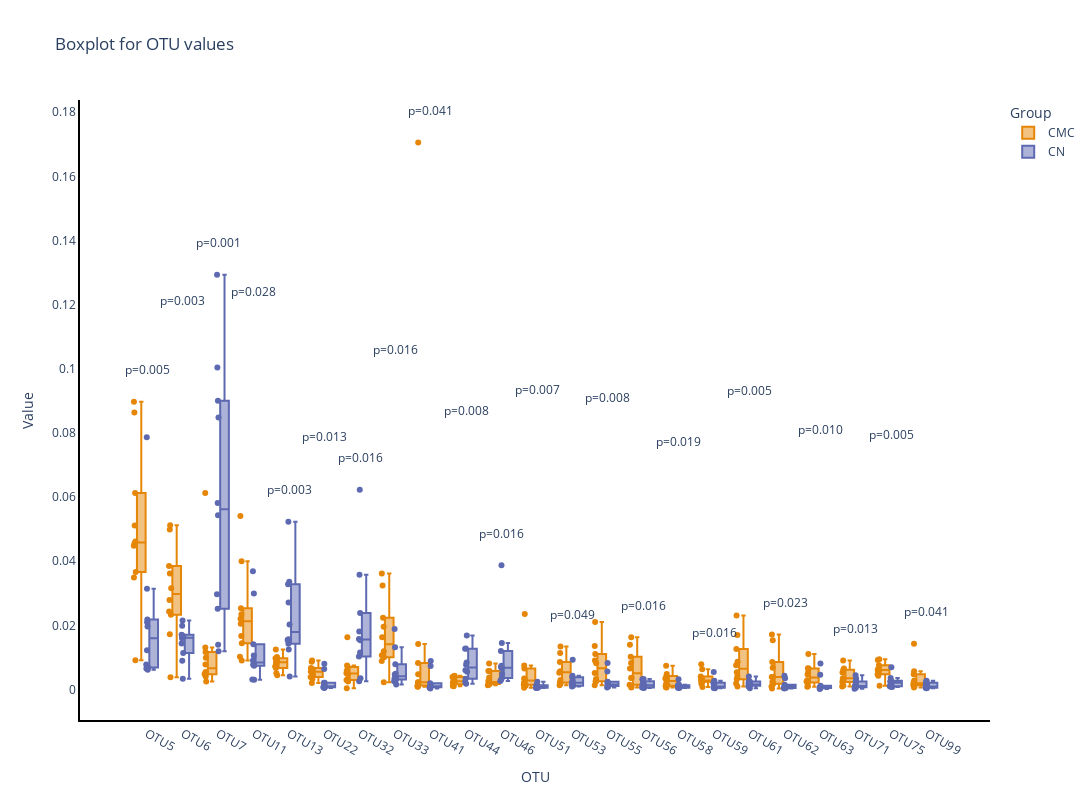
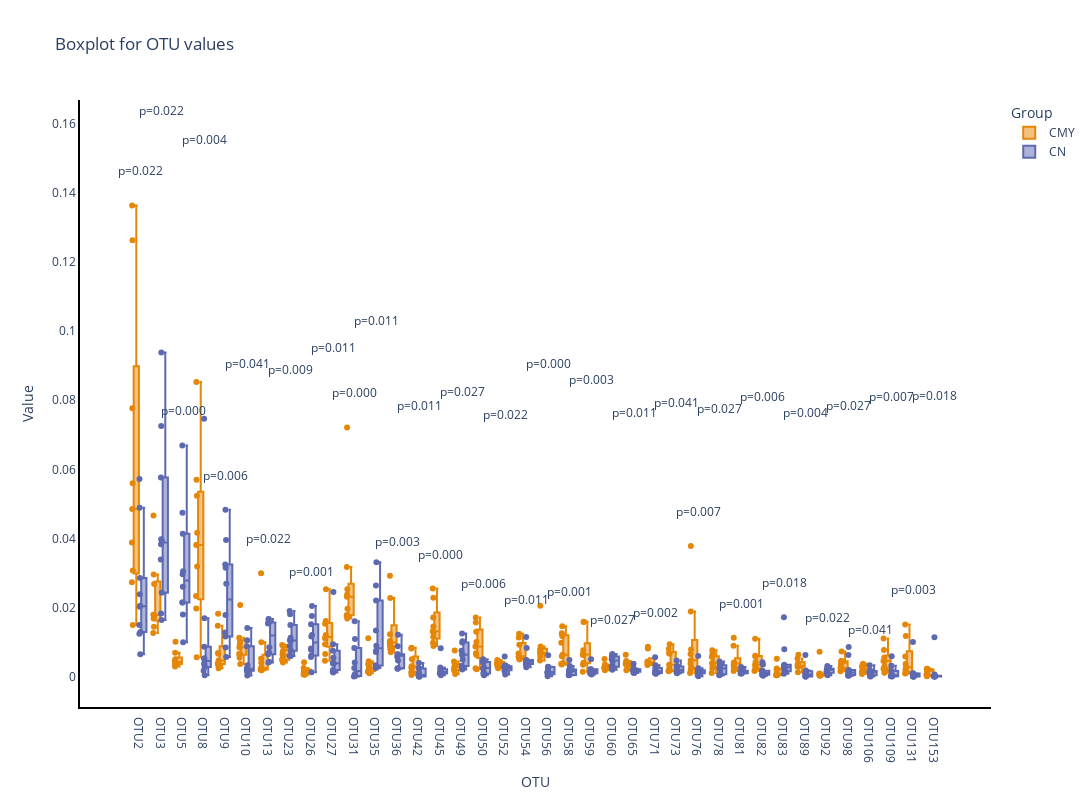

The code cell stored with these charts, in order, in its notebook:
### Code cell
import plotly.express as px
import numpy as np
import pandas as pd

def plotly_boxplot(df_dropped, df_transposed):
    # Преобразуем данные в длинный формат с помощью функции melt в pandas
    data_melt = df_dropped.melt(id_vars='Group', var_name='OTU', value_name='Value')

    # Получаем значения p-value
    p_values = df_transposed.loc['Kruskal_pvalue'].to_dict()
    print(df_dropped.shape[1])
    # Находим максимальное значение y для каждого OTU
    y_max_values = data_melt.groupby('OTU')['Value'].max()
    # Создаем словарь для аннотаций
    annotations = []
    for i, otu in enumerate(data_melt['OTU'].unique()):
        p_value = p_values.get(otu, np.nan)  # получаем p-value для каждого OTU
        if i%2 == 0:
            y_max = y_max_values[otu]+0.01
            annotations.append(dict(x=otu, y=y_max, text=f'p={p_value:.3f}', showarrow=False))
        else:
            y_max = y_max_values[otu]+0.07
            annotations.append(dict(x=otu, y=y_max, text=f'p={p_value:.3f}', showarrow=False))

    # Создаем boxplot
    fig = px.box(data_melt, x="OTU", y="Value", color="Group", points="all", 
                title='Boxplot for OTU values', 
                color_discrete_sequence=px.colors.qualitative.Vivid)  # здесь можно поменять цвета
    
    width = 1500 if df_dropped.shape[1] < 25 else 1800
    
    fig.update_layout(
        annotations=annotations,  # Добавляем аннотации
        showlegend=True,
        plot_bgcolor='rgba(0,0,0,0)',  # задаем прозрачный фон
        width=width,  # задаем ширину графика
        height=800,  # задаем высоту графика
    )

    # Убираем сетку и задаем границы
    fig.update_xaxes(showgrid=False, zeroline=False, showline=True, linewidth=2, linecolor='black')
    fig.update_yaxes(showgrid=False, zeroline=False, showline=True, linewidth=2, linecolor='black')
    # Сохраняем график в статическом PNG формате
    # import plotly.io as pio
    # pio.kaleido.scope.executable = '/home/esp/python csv/Samat/rats27.07/vrats27.07/lib/python3.11/site-packages/kaleido/executable/bin/kaleido'
    # fig.write_image("figures/realtive_ab/boxplot.png")


    # Сохраняем график в интерактивном HTML формате
    fig.write_html(f"figures/realtive_ab/plotly_boxplot_{'CMC' if df_dropped.shape[1] < 25 else 'CMY'}.html")
    fig.show()

plotly_boxplot(merged_deleted_cmc_rel_dropped, less_zero_five_transposed_cmc)
plotly_boxplot(merged_deleted_cmy_rel_dropped, less_zero_five_transposed_cmy)

### Figure 1 — Plotly figure (JSON) as saved in the notebook; plotly's stock layout.template omitted (floating-point values rounded to 4 significant figures; data arrays with more than 128 entries replaced by an {"elided": "..."} marker saying what was removed)
{"data": [{"alignmentgroup": "True", "boxpoints": "all", "hovertemplate": "Group=CMC<br>OTU=%{x}<br>Value=%{y}<extra></extra>", "legendgroup": "CMC", "marker": {"color": "rgb(229, 134, 6)"}, "name": "CMC", "notched": false, "offsetgroup": "CMC", "orientation": "v", "showlegend": true, "type": "box", "x": {"elided": "230 str values"}, "x0": " ", "xaxis": "x", "y": {"elided": "230 float values"}, "y0": " ", "yaxis": "y"}, {"alignmentgroup": "True", "boxpoints": "all", "hovertemplate": "Group=CN<br>OTU=%{x}<br>Value=%{y}<extra></extra>", "legendgroup": "CN", "marker": {"color": "rgb(93, 105, 177)"}, "name": "CN", "notched": false, "offsetgroup": "CN", "orientation": "v", "showlegend": true, "type": "box", "x": {"elided": "230 str values"}, "x0": " ", "xaxis": "x", "y": {"elided": "230 float values"}, "y0": " ", "yaxis": "y"}], "layout": {"annotations": [{"showarrow": false, "text": "p=0.005", "x": "OTU5", "y": 0.09974}, {"showarrow": false, "text": "p=0.003", "x": "OTU6", "y": 0.1213}, {"showarrow": false, "text": "p=0.001", "x": "OTU7", "y": 0.1393}, {"showarrow": false, "text": "p=0.028", "x": "OTU11", "y": 0.1242}, {"showarrow": false, "text": "p=0.003", "x": "OTU13", "y": 0.0623}, {"showarrow": false, "text": "p=0.013", "x": "OTU22", "y": 0.07904}, {"showarrow": false, "text": "p=0.016", "x": "OTU32", "y": 0.07229}, {"showarrow": false, "text": "p=0.016", "x": "OTU33", "y": 0.1062}, {"showarrow": false, "text": "p=0.041", "x": "OTU41", "y": 0.1806}, {"showarrow": false, "text": "p=0.008", "x": "OTU44", "y": 0.08687}, {"showarrow": false, "text": "p=0.016", "x": "OTU46", "y": 0.04879}, {"showarrow": false, "text": "p=0.007", "x": "OTU51", "y": 0.0936}, {"showarrow": false, "text": "p=0.049", "x": "OTU53", "y": 0.02347}, {"showarrow": false, "text": "p=0.008", "x": "OTU55", "y": 0.09106}, {"showarrow": false, "text": "p=0.016", "x": "OTU56", "y": 0.02634}, {"showarrow": false, "text": "p=0.019", "x": "OTU58", "y": 0.07743}, {"showarrow": false, "text": "p=0.016", "x": "OTU59", "y": 0.01793}, {"showarrow": false, "text": "p=0.005", "x": "OTU61", "y": 0.0931}, {"showarrow": false, "text": "p=0.023", "x": "OTU62", "y": 0.02718}, {"showarrow": false, "text": "p=0.010", "x": "OTU63", "y": 0.08111}, {"showarrow": false, "text": "p=0.013", "x": "OTU71", "y": 0.01907}, {"showarrow": false, "text": "p=0.005", "x": "OTU75", "y": 0.07949}, {"showarrow": false, "text": "p=0.041", "x": "OTU99", "y": 0.02429}], "boxmode": "group", "height": 800, "legend": {"title": {"text": "Group"}, "tracegroupgap": 0}, "plot_bgcolor": "rgba(0,0,0,0)", "showlegend": true, "title": {"text": "Boxplot for OTU values"}, "width": 1500, "xaxis": {"anchor": "y", "domain": [0, 1], "linecolor": "black", "linewidth": 2, "showgrid": false, "showline": true, "title": {"text": "OTU"}, "zeroline": false}, "yaxis": {"anchor": "x", "domain": [0, 1], "linecolor": "black", "linewidth": 2, "showgrid": false, "showline": true, "title": {"text": "Value"}, "zeroline": false}}}

### Figure 2 — Plotly figure (JSON) as saved in the notebook; plotly's stock layout.template omitted (floating-point values rounded to 4 significant figures; data arrays with more than 128 entries replaced by an {"elided": "..."} marker saying what was removed)
{"data": [{"alignmentgroup": "True", "boxpoints": "all", "hovertemplate": "Group=CMY<br>OTU=%{x}<br>Value=%{y}<extra></extra>", "legendgroup": "CMY", "marker": {"color": "rgb(229, 134, 6)"}, "name": "CMY", "notched": false, "offsetgroup": "CMY", "orientation": "v", "showlegend": true, "type": "box", "x": {"elided": "342 str values"}, "x0": " ", "xaxis": "x", "y": {"elided": "342 float values"}, "y0": " ", "yaxis": "y"}, {"alignmentgroup": "True", "boxpoints": "all", "hovertemplate": "Group=CN<br>OTU=%{x}<br>Value=%{y}<extra></extra>", "legendgroup": "CN", "marker": {"color": "rgb(93, 105, 177)"}, "name": "CN", "notched": false, "offsetgroup": "CN", "orientation": "v", "showlegend": true, "type": "box", "x": {"elided": "380 str values"}, "x0": " ", "xaxis": "x", "y": {"elided": "380 float values"}, "y0": " ", "yaxis": "y"}], "layout": {"annotations": [{"showarrow": false, "text": "p=0.022", "x": "OTU2", "y": 0.1463}, {"showarrow": false, "text": "p=0.022", "x": "OTU3", "y": 0.1638}, {"showarrow": false, "text": "p=0.000", "x": "OTU5", "y": 0.07691}, {"showarrow": false, "text": "p=0.004", "x": "OTU8", "y": 0.1553}, {"showarrow": false, "text": "p=0.006", "x": "OTU9", "y": 0.05831}, {"showarrow": false, "text": "p=0.041", "x": "OTU10", "y": 0.09072}, {"showarrow": false, "text": "p=0.022", "x": "OTU13", "y": 0.03993}, {"showarrow": false, "text": "p=0.009", "x": "OTU23", "y": 0.08899}, {"showarrow": false, "text": "p=0.001", "x": "OTU26", "y": 0.03049}, {"showarrow": false, "text": "p=0.011", "x": "OTU27", "y": 0.09534}, {"showarrow": false, "text": "p=0.000", "x": "OTU31", "y": 0.0821}, {"showarrow": false, "text": "p=0.011", "x": "OTU35", "y": 0.1031}, {"showarrow": false, "text": "p=0.003", "x": "OTU36", "y": 0.0392}, {"showarrow": false, "text": "p=0.011", "x": "OTU42", "y": 0.07841}, {"showarrow": false, "text": "p=0.000", "x": "OTU45", "y": 0.03548}, {"showarrow": false, "text": "p=0.027", "x": "OTU49", "y": 0.08246}, {"showarrow": false, "text": "p=0.006", "x": "OTU50", "y": 0.0271}, {"showarrow": false, "text": "p=0.022", "x": "OTU52", "y": 0.07584}, {"showarrow": false, "text": "p=0.011", "x": "OTU54", "y": 0.02243}, {"showarrow": false, "text": "p=0.000", "x": "OTU56", "y": 0.09051}, {"showarrow": false, "text": "p=0.001", "x": "OTU58", "y": 0.02458}, {"showarrow": false, "text": "p=0.003", "x": "OTU59", "y": 0.08589}, {"showarrow": false, "text": "p=0.027", "x": "OTU60", "y": 0.01654}, {"showarrow": false, "text": "p=0.011", "x": "OTU65", "y": 0.07638}, {"showarrow": false, "text": "p=0.002", "x": "OTU71", "y": 0.01863}, {"showarrow": false, "text": "p=0.041", "x": "OTU73", "y": 0.07942}, {"showarrow": false, "text": "p=0.007", "x": "OTU76", "y": 0.04785}, {"showarrow": false, "text": "p=0.027", "x": "OTU78", "y": 0.07767}, {"showarrow": false, "text": "p=0.001", "x": "OTU81", "y": 0.02127}, {"showarrow": false, "text": "p=0.006", "x": "OTU82", "y": 0.08099}, {"showarrow": false, "text": "p=0.018", "x": "OTU83", "y": 0.02718}, {"showarrow": false, "text": "p=0.004", "x": "OTU89", "y": 0.07632}, {"showarrow": false, "text": "p=0.022", "x": "OTU92", "y": 0.01724}, {"showarrow": false, "text": "p=0.027", "x": "OTU98", "y": 0.0786}, {"showarrow": false, "text": "p=0.041", "x": "OTU106", "y": 0.01374}, {"showarrow": false, "text": "p=0.007", "x": "OTU109", "y": 0.08106}, {"showarrow": false, "text": "p=0.003", "x": "OTU131", "y": 0.0251}, {"showarrow": false, "text": "p=0.018", "x": "OTU153", "y": 0.08143}], "boxmode": "group", "height": 800, "legend": {"title": {"text": "Group"}, "tracegroupgap": 0}, "plot_bgcolor": "rgba(0,0,0,0)", "showlegend": true, "title": {"text": "Boxplot for OTU values"}, "width": 1800, "xaxis": {"anchor": "y", "domain": [0, 1], "linecolor": "black", "linewidth": 2, "showgrid": false, "showline": true, "title": {"text": "OTU"}, "zeroline": false}, "yaxis": {"anchor": "x", "domain": [0, 1], "linecolor": "black", "linewidth": 2, "showgrid": false, "showline": true, "title": {"text": "Value"}, "zeroline": false}}}
